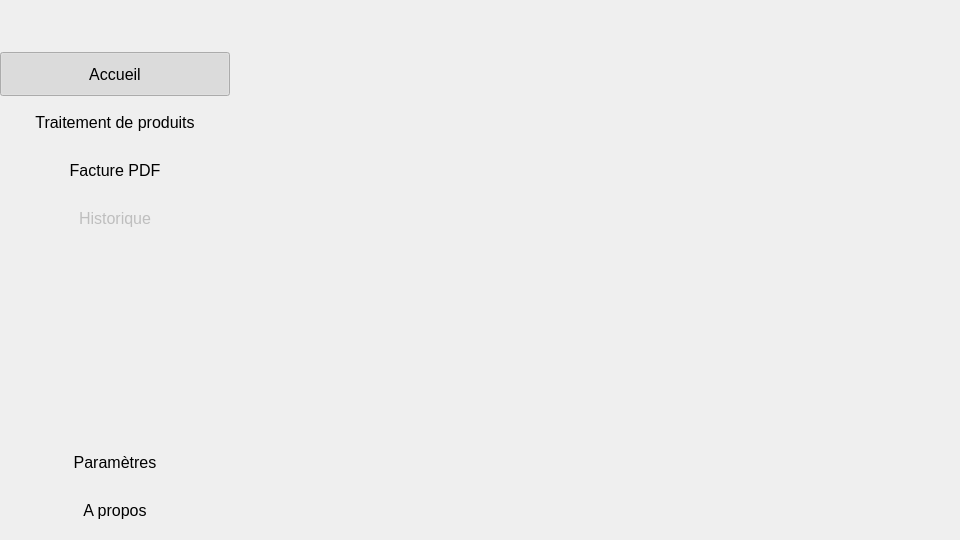
<?xml version="1.0" encoding="UTF-8"?>
<ui version="4.0">
 <class>MainWindow</class>
 <widget class="QMainWindow" name="MainWindow">
  <property name="geometry">
   <rect>
    <x>0</x>
    <y>0</y>
    <width>960</width>
    <height>540</height>
   </rect>
  </property>
  <property name="sizePolicy">
   <sizepolicy hsizetype="Expanding" vsizetype="Expanding">
    <horstretch>0</horstretch>
    <verstretch>0</verstretch>
   </sizepolicy>
  </property>
  <property name="sizeIncrement">
   <size>
    <width>10</width>
    <height>10</height>
   </size>
  </property>
  <property name="font">
   <font>
    <family>Segoe UI</family>
    <pointsize>12</pointsize>
   </font>
  </property>
  <property name="focusPolicy">
   <enum>Qt::FocusPolicy::NoFocus</enum>
  </property>
  <property name="windowTitle">
   <string>EpiData</string>
  </property>
  <property name="layoutDirection">
   <enum>Qt::LayoutDirection::LeftToRight</enum>
  </property>
  <property name="autoFillBackground">
   <bool>true</bool>
  </property>
  <property name="tabShape">
   <enum>QTabWidget::TabShape::Rounded</enum>
  </property>
  <widget class="QWidget" name="centralwidget">
   <property name="sizePolicy">
    <sizepolicy hsizetype="Expanding" vsizetype="Expanding">
     <horstretch>0</horstretch>
     <verstretch>0</verstretch>
    </sizepolicy>
   </property>
   <property name="layoutDirection">
    <enum>Qt::LayoutDirection::LeftToRight</enum>
   </property>
   <property name="autoFillBackground">
    <bool>true</bool>
   </property>
   <layout class="QHBoxLayout" name="mainLayout">
    <property name="spacing">
     <number>0</number>
    </property>
    <property name="leftMargin">
     <number>0</number>
    </property>
    <property name="topMargin">
     <number>0</number>
    </property>
    <property name="rightMargin">
     <number>0</number>
    </property>
    <property name="bottomMargin">
     <number>0</number>
    </property>
    <item>
     <widget class="QFrame" name="frame_sidebar">
      <property name="minimumSize">
       <size>
        <width>230</width>
        <height>0</height>
       </size>
      </property>
      <property name="maximumSize">
       <size>
        <width>230</width>
        <height>16777215</height>
       </size>
      </property>
      <property name="frameShape">
       <enum>QFrame::Shape::NoFrame</enum>
      </property>
      <property name="frameShadow">
       <enum>QFrame::Shadow::Raised</enum>
      </property>
      <layout class="QVBoxLayout" name="verticalLayout_sidebar">
       <property name="spacing">
        <number>4</number>
       </property>
       <property name="leftMargin">
        <number>0</number>
       </property>
       <property name="topMargin">
        <number>8</number>
       </property>
       <property name="rightMargin">
        <number>0</number>
       </property>
       <property name="bottomMargin">
        <number>8</number>
       </property>
       <item>
        <widget class="QPushButton" name="b_Toggle">
         <property name="minimumSize">
          <size>
           <width>0</width>
           <height>40</height>
          </size>
         </property>
         <property name="text">
          <string/>
         </property>
         <property name="iconSize">
          <size>
           <width>22</width>
           <height>22</height>
          </size>
         </property>
         <property name="flat">
          <bool>true</bool>
         </property>
        </widget>
       </item>
       <item>
        <widget class="QPushButton" name="b_Accueil">
         <property name="minimumSize">
          <size>
           <width>0</width>
           <height>44</height>
          </size>
         </property>
         <property name="text">
          <string>Accueil</string>
         </property>
         <property name="iconSize">
          <size>
           <width>22</width>
           <height>22</height>
          </size>
         </property>
         <property name="checkable">
          <bool>true</bool>
         </property>
         <property name="checked">
          <bool>true</bool>
         </property>
         <property name="autoExclusive">
          <bool>true</bool>
         </property>
         <property name="flat">
          <bool>true</bool>
         </property>
        </widget>
       </item>
       <item>
        <widget class="QPushButton" name="b_Traiter_fichier">
         <property name="minimumSize">
          <size>
           <width>0</width>
           <height>44</height>
          </size>
         </property>
         <property name="text">
          <string>Traitement de produits</string>
         </property>
         <property name="iconSize">
          <size>
           <width>22</width>
           <height>22</height>
          </size>
         </property>
         <property name="checkable">
          <bool>true</bool>
         </property>
         <property name="autoExclusive">
          <bool>true</bool>
         </property>
         <property name="flat">
          <bool>true</bool>
         </property>
        </widget>
       </item>
       <item>
        <widget class="QPushButton" name="b_Convertir_PDF">
         <property name="minimumSize">
          <size>
           <width>0</width>
           <height>44</height>
          </size>
         </property>
         <property name="text">
          <string>Facture PDF</string>
         </property>
         <property name="iconSize">
          <size>
           <width>22</width>
           <height>22</height>
          </size>
         </property>
         <property name="checkable">
          <bool>true</bool>
         </property>
         <property name="autoExclusive">
          <bool>true</bool>
         </property>
         <property name="flat">
          <bool>true</bool>
         </property>
        </widget>
       </item>
       <item>
        <widget class="QPushButton" name="b_Historique">
         <property name="enabled">
          <bool>false</bool>
         </property>
         <property name="minimumSize">
          <size>
           <width>0</width>
           <height>44</height>
          </size>
         </property>
         <property name="text">
          <string>Historique</string>
         </property>
         <property name="iconSize">
          <size>
           <width>22</width>
           <height>22</height>
          </size>
         </property>
         <property name="checkable">
          <bool>true</bool>
         </property>
         <property name="autoExclusive">
          <bool>true</bool>
         </property>
         <property name="flat">
          <bool>true</bool>
         </property>
        </widget>
       </item>
       <item>
        <spacer name="verticalSpacer_sidebar">
         <property name="orientation">
          <enum>Qt::Orientation::Vertical</enum>
         </property>
         <property name="sizeHint" stdset="0">
          <size>
           <width>20</width>
           <height>40</height>
          </size>
         </property>
        </spacer>
       </item>
       <item>
        <widget class="QPushButton" name="b_Parametres">
         <property name="minimumSize">
          <size>
           <width>0</width>
           <height>44</height>
          </size>
         </property>
         <property name="text">
          <string>Paramètres</string>
         </property>
         <property name="iconSize">
          <size>
           <width>22</width>
           <height>22</height>
          </size>
         </property>
         <property name="flat">
          <bool>true</bool>
         </property>
        </widget>
       </item>
       <item>
        <widget class="QPushButton" name="b_A_propos">
         <property name="minimumSize">
          <size>
           <width>0</width>
           <height>44</height>
          </size>
         </property>
         <property name="text">
          <string>A propos</string>
         </property>
         <property name="iconSize">
          <size>
           <width>22</width>
           <height>22</height>
          </size>
         </property>
         <property name="flat">
          <bool>true</bool>
         </property>
        </widget>
       </item>
      </layout>
     </widget>
    </item>
    <item>
     <widget class="QStackedWidget" name="stackedWidget">
      <property name="sizePolicy">
       <sizepolicy hsizetype="Expanding" vsizetype="Expanding">
        <horstretch>0</horstretch>
        <verstretch>0</verstretch>
       </sizepolicy>
      </property>
      <property name="font">
       <font>
        <family>Segoe UI</family>
        <pointsize>12</pointsize>
        <bold>false</bold>
        <kerning>true</kerning>
       </font>
      </property>
      <property name="layoutDirection">
       <enum>Qt::LayoutDirection::LeftToRight</enum>
      </property>
      <property name="autoFillBackground">
       <bool>true</bool>
      </property>
      <property name="currentIndex">
       <number>0</number>
      </property>
      <widget class="QWidget" name="page"/>
     </widget>
    </item>
   </layout>
  </widget>
 </widget>
 <resources/>
 <connections/>
</ui>
